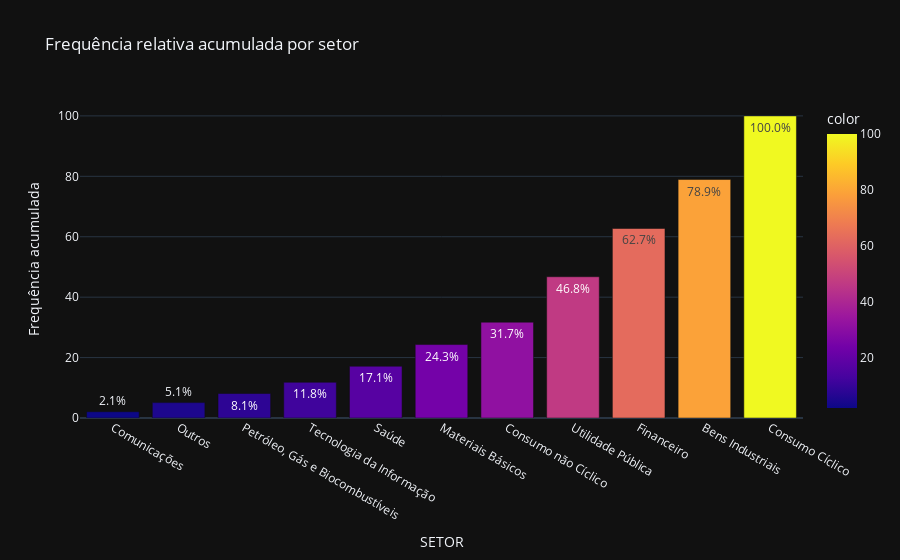

Notebook code cell kept with this figure:
### Markdown cell above
Fr:
Acima foi disponibilizado um gráfico setorial, dos 11 setores com um total de 432 empresas, com o intuito de demonstrar a participação relativa de cada setor pelo total de empresas.

### Code cell
fac = (df.value_counts(subset='SETOR', normalize=True, sort=True, ascending=True).rename("cumulative").cumsum()*100).round(2)

fig = px.bar(data_frame=fac, 
             title='Frequência relativa acumulada por setor',
             x=fac.index, 
             y=fac.values, 
             color=fac.values, 
             text=fac.values, 
             template='plotly_dark')
fig.update_traces(hovertemplate='%{y:.2f}%', texttemplate='%{text:.1f}%')
fig.update_layout(hovermode='x unified')
fig.update_yaxes(title_text='Frequência acumulada')

fig.show()

### Figure 1 — Plotly figure (JSON) as saved in the notebook; plotly's stock layout.template omitted (floating-point values rounded to 4 significant figures)
{"data": [{"alignmentgroup": "True", "hovertemplate": "%{y:.2f}%", "legendgroup": "", "marker": {"color": [2.08, 5.09, 8.1, 11.81, 17.13, 24.31, 31.71, 46.76, 62.73, 78.94, 100], "coloraxis": "coloraxis", "pattern": {"shape": ""}}, "name": "", "offsetgroup": "", "orientation": "v", "showlegend": false, "text": [2.08, 5.09, 8.1, 11.81, 17.13, 24.31, 31.71, 46.76, 62.73, 78.94, 100], "textposition": "auto", "texttemplate": "%{text:.1f}%", "type": "bar", "x": ["Comunicações", "Outros", "Petróleo, Gás e Biocombustíveis", "Tecnologia da Informação", "Saúde", "Materiais Básicos", "Consumo não Cíclico", "Utilidade Pública", "Financeiro", "Bens Industriais", "Consumo Cíclico"], "xaxis": "x", "y": [2.08, 5.09, 8.1, 11.81, 17.13, 24.31, 31.71, 46.76, 62.73, 78.94, 100], "yaxis": "y"}], "layout": {"barmode": "relative", "coloraxis": {"colorbar": {"title": {"text": "color"}}, "colorscale": [[0, "#0d0887"], [0.1111, "#46039f"], [0.2222, "#7201a8"], [0.3333, "#9c179e"], [0.4444, "#bd3786"], [0.5556, "#d8576b"], [0.6667, "#ed7953"], [0.7778, "#fb9f3a"], [0.8889, "#fdca26"], [1, "#f0f921"]]}, "hovermode": "x unified", "legend": {"tracegroupgap": 0}, "title": {"text": "Frequência relativa acumulada por setor"}, "xaxis": {"anchor": "y", "domain": [0, 1], "title": {"text": "SETOR"}}, "yaxis": {"anchor": "x", "domain": [0, 1], "title": {"text": "Frequência acumulada"}}}}
